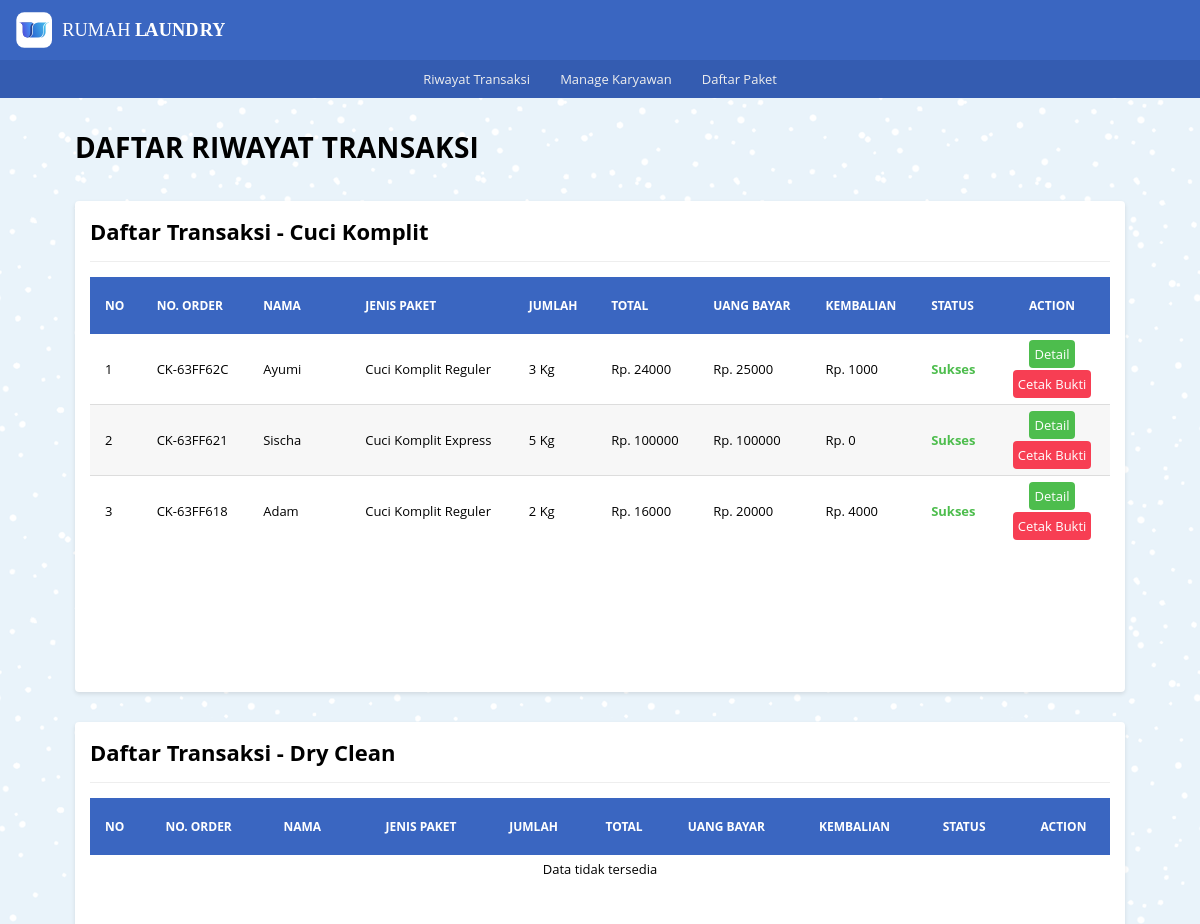
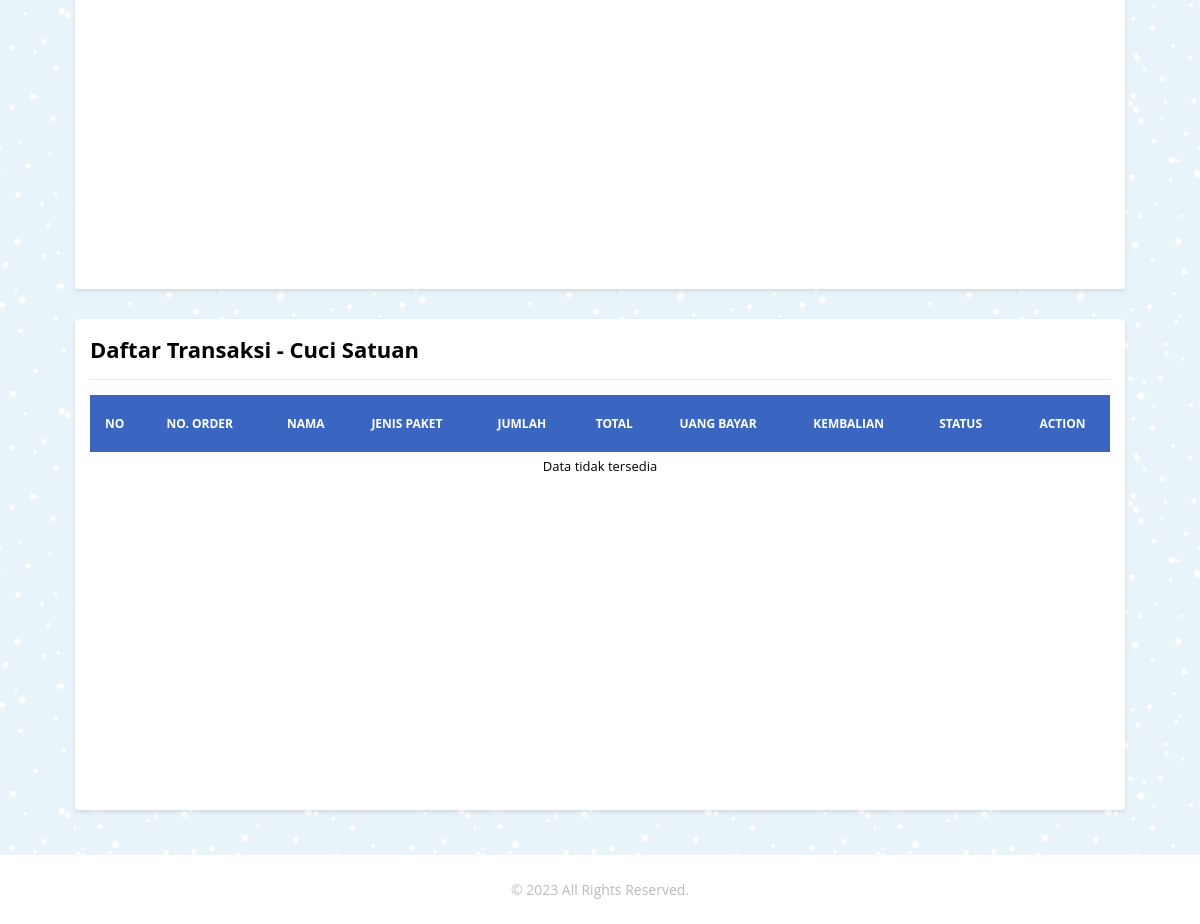
/riwayat_transaksi/riwayat.php, run on the app's committed database (2 pictures, top to bottom).
### tables this page shows
CREATE TABLE `tb_riwayat_ck` (
  `id_ck` int(11) NOT NULL,
  `or_number` varchar(20) NOT NULL,
  `pelanggan` varchar(100) NOT NULL,
  `no_telp` char(15) NOT NULL,
  `alamat` text NOT NULL,
  `j_paket` varchar(50) NOT NULL,
  `wkt_kerja` varchar(20) NOT NULL,
  `berat` int(5) NOT NULL,
  `h_perkilo` int(11) NOT NULL,
  `tgl_msk` varchar(40) NOT NULL,
  `tgl_klr` varchar(40) NOT NULL,
  `total` int(11) NOT NULL,
  `nominal_byr` int(11) NOT NULL,
  `kembalian` int(11) NOT NULL,
  `status` varchar(20) NOT NULL,
  `keterangan` text NOT NULL
);

### _functions.php (called while the page is built, shortened)
<?php
$host	= 'localhost';
$user = 'root';
$pass	= '';
$db	= 'cuci_web';
$koneksi = mysqli_connect($host,$user,$pass,$db);
function query($query){
	global $koneksi;
	$result = mysqli_query($koneksi, $query);
	$rows = [];
	while ($row = mysqli_fetch_assoc($result)) {
		$rows[] = $row;
	}
	return $rows;
}
function url($url = null){
	$url_utama = "http://localhost/rumah_laundry";
	if ($url != null) {
		return $url_utama . '/' . $url;
	}else{
		return $url_utama;
	}
}

### riwayat_transaksi/riwayat_ck/riwayat_ck.php (the view)
<div class="card">
   <div class="card-title card-flex">
      <div class="card-col">
         <h2>Daftar Transaksi - Cuci Komplit</h2>
      </div>
   </div>
   <div class="card-body">
      <div class="tabel-kontainer">
         <table class="tabel-transaksi">
            <thead>
               <tr>
                  <th class="sticky">No</th>
                  <th class="sticky">No. Order</th>
                  <th class="sticky" width="10%">Nama</th>
                  <th class="sticky">Jenis Paket</th>
                  <th class="sticky">Jumlah</th>
                  <th class="sticky">Total</th>
                  <th class="sticky">Uang Bayar</th>
                  <th class="sticky">Kembalian</th>
                  <th class="sticky">Status</th>
                  <th class="sticky" style="text-align: center">Action</th>
               </tr>
            </thead>
            <tbody>
               <?php if (!empty($query_ck)) : ?>
                  <?php $i = 1; ?>
                  <?php foreach($query_ck as $data_ck) : ?>
                     <tr>
                        <td><?=$i?></td>
                        <td><?=$data_ck['or_number']?></td>
                        <td style="max-width: 150px; overflow:hidden;"><?=$data_ck['pelanggan']?></td>
                        <td><?=$data_ck['j_paket']?></td>
                        <td><?=$data_ck['berat'] . " Kg"?></td>
                        <td><?="Rp. " . $data_ck['total']?></td>
                        <td><?="Rp. " . $data_ck['nominal_byr']?></td>
                        <td><?="Rp. " . $data_ck['kembalian']?></td>
                        <td><span class="success"><?=$data_ck['status']?></span></td>
                        <td align="center">
                           <a href="<?=url('riwayat_transaksi/riwayat_ck/detail_ck.php')?>?id_ck=<?=$data_ck['id_ck']?>" class="btn btn-edit">Detail</a><br/>
                           <a href="<?=url('riwayat_transaksi/riwayat_ck/cetak_info.php')?>?id_ck=<?=$data_ck['id_ck']?>" class="btn btn-hapus">Cetak Bukti</a>
                        </td>
                     </tr>
                     <?php $i++?>
                  <?php endforeach ?>
                  <?php else : ?>
                     <tr>
                        <td colspan="10" class="txt-center">Data tidak tersedia</td>
                     </tr>
               <?php endif?>
            </tbody>
         </table>
      </div>
   </div>
</div>

### _assets/css/style.css (style rules this page uses)
* { margin: 0; padding: 0; box-sizing: border-box; }
html,body { width: 100%; max-width: 100%; position: relative; font-family: 'Open sans', sans-serif; display: flex; flex-direction: column; background-image: url(../img/blue-snow.png); overflow-x: hidden; }
.success { font-weight: bold; color:#4dbd4d; }
h2 { font-size: 22px; }
.card { background-color: #fff; margin: 15px; padding: 15px; border-radius: 4px; box-shadow: 0 2px 4px rgba(0,0,0,0.10); }
.card-body { position: relative; }
.card-title { padding-bottom: 15px; margin-bottom: 15px; border-bottom: 1px solid #eeeeee; }
.card-flex { display: flex; flex-direction: row; align-items: center; justify-content: space-between; }
.card-col { flex: 1; }
.tabel-kontainer { display: block; width: 100%; height: 400px; position: relative; overflow-x: auto; overflow-y: auto; }
.tabel-transaksi { border: 0; border-collapse: collapse; width: 100%; }
.tabel-transaksi thead { color: #ffffff; }
.tabel-transaksi thead th { text-transform: uppercase; font-size: 12px; text-align: left; padding: 20px 15px; background-color: #3a66c1; }
.sticky { position: sticky; top: 0; }
.tabel-transaksi tbody tr { border-bottom: 1px solid #dddddd; }
.tabel-transaksi tbody tr:nth-child(even) { background-color: #f7f7f7; }
.tabel-transaksi tbody tr:last-child { border-bottom: 0; }
.tabel-transaksi tbody tr td { padding: 5px 15px; font-size: 13px; }
.btn { display: inline-block; text-decoration: none; padding: 5px; margin: 1px; border-radius: 4px; }
.btn-edit { background-color: #4dbd4d; color: #ffffff; }
.btn-hapus { background-color: #f73e53; color: #ffffff; }

### data on the page
tb_riwayat_ck: or_number "CK-63FF62C", pelanggan "Ayumi", j_paket "Cuci Komplit Reguler", berat "3", total "24000", nominal_byr "25000", kembalian "1000", status "Sukses"
tb_riwayat_ck: or_number "CK-63FF621", pelanggan "Sischa", j_paket "Cuci Komplit Express", berat "5", total "100000", nominal_byr "100000", kembalian "0", status "Sukses"
tb_riwayat_ck: or_number "CK-63FF618", pelanggan "Adam", j_paket "Cuci Komplit Reguler", berat "2", total "16000", nominal_byr "20000", kembalian "4000", status "Sukses"
